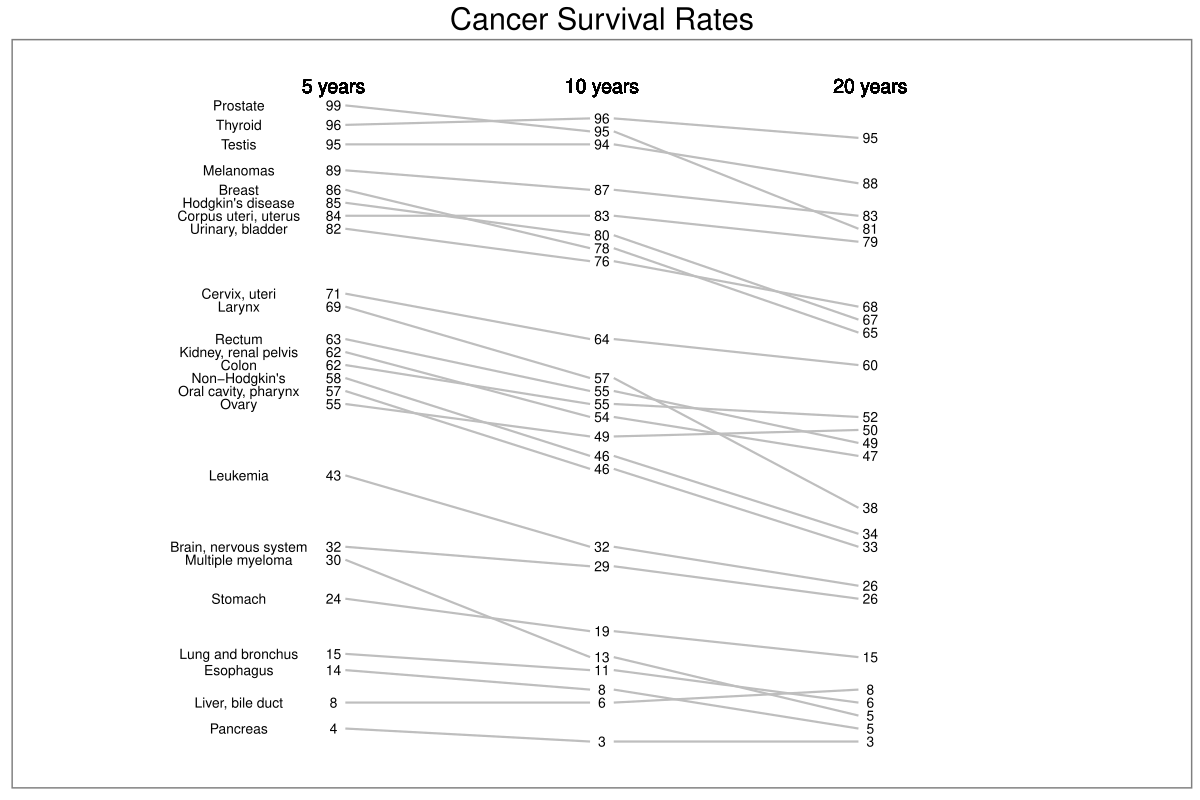

The R source for this figure:
library(ggplot2)

df <- read.csv("cancer_survival_rate.csv", header = T)

plot <- ggplot(df) + 
  geom_segment(aes(x=0+1.5,xend=34-1.5,y=c(99+1,96+1,95-1,89+1,86+1,85,84-1,82-1,71,69,63+1,62,62-2,58,57-1,55-1,43,32,30,24,15+.5,14-1,8,4),yend=c(95+1,96+2,94,87,78,80,83,76,64,57+1,55+1,54-2,55-1,46,46-2,49,32,29,13+2,19,11+2,8+2,6+2,3-1)),size=.75,colour='gray') +
  geom_segment(aes(x=34+1.5,xend=68-1.5,y=c(95+1,96+2,94,87,78,80,83,76,64,57+1,55+1,54-2,55-1,46,46-2,49,32,29,13+2,19,11+2,8+2,6+2,3-1),yend=c(81,95,88,83,65,67,79,68+1,60,38,49-1,47-1,52,34,33-1,50,26,26-2,5+1,15,6+2,5-1,8+2,3-1)),size=.75,colour='gray') +
  geom_text(label="5 years",x=0,y=(max(df$X5.year,df$X10.year,df$X20.year)+4),size=5) +
  geom_text(label="10 years",x=34,y=(max(df$X5.year,df$X10.year,df$X20.year)+4),size=5) +
  geom_text(label="20 years",x=68,y=(max(df$X5.year,df$X10.year,df$X20.year)+4),size=5) +
  geom_text(label=df$X5.year, y=c(99+1,96+1,95-1,89+1,86+1,85,84-1,82-1,71,69,63+1,62,62-2,58,57-1,55-1,43,32,30,24,15+.5,14-1,8,4), x=rep.int(0,24),size=3.5) +
  geom_text(label=df$X10.year, y=c(95+1,96+2,94,87,78,80,83,76,64,57+1,55+1,54-2,55-1,46,46-2,49,32,29,13+2,19,11+2,8+2,6+2,3-1), x=rep.int(34,24),size=3.5) +
  geom_text(label=df$X20.year, y=c(81,95,88,83,65,67,79,68+1,60,38,49-1,47-1,52,34,33-1,50,26,26-2,5+1,15,6+2,5-1,8+2,3-1), x=rep.int(68,24),size=3.5) +
  geom_text(label=df$Cancer.type, y=c(99+1,96+1,95-1,89+1,86+1,85,84-1,82-1,71,69,63+1,62,62-2,58,57-1,55-1,43,32,30,24,15+.5,14-1,8,4), x=rep.int(0-12,24),size=3.5) +
  theme(legend.position = "none", 
        panel.grid.major = element_blank(),
        panel.grid.minor = element_blank(),
        panel.background = element_blank(),
        panel.border = element_rect(colour="gray50",fill=NA,size=1),
        axis.ticks = element_blank(),
        axis.text = element_blank(),
        axis.title = element_blank(), 
        plot.title = element_text(size = 22,hjust = .5)) + 
  ggtitle("Cancer Survival Rates") +
  xlim((0-34),(68+34)) +
  ylim((0),max(df$X5.year,df$X10.year,df$X20.year)+6) 

plot
